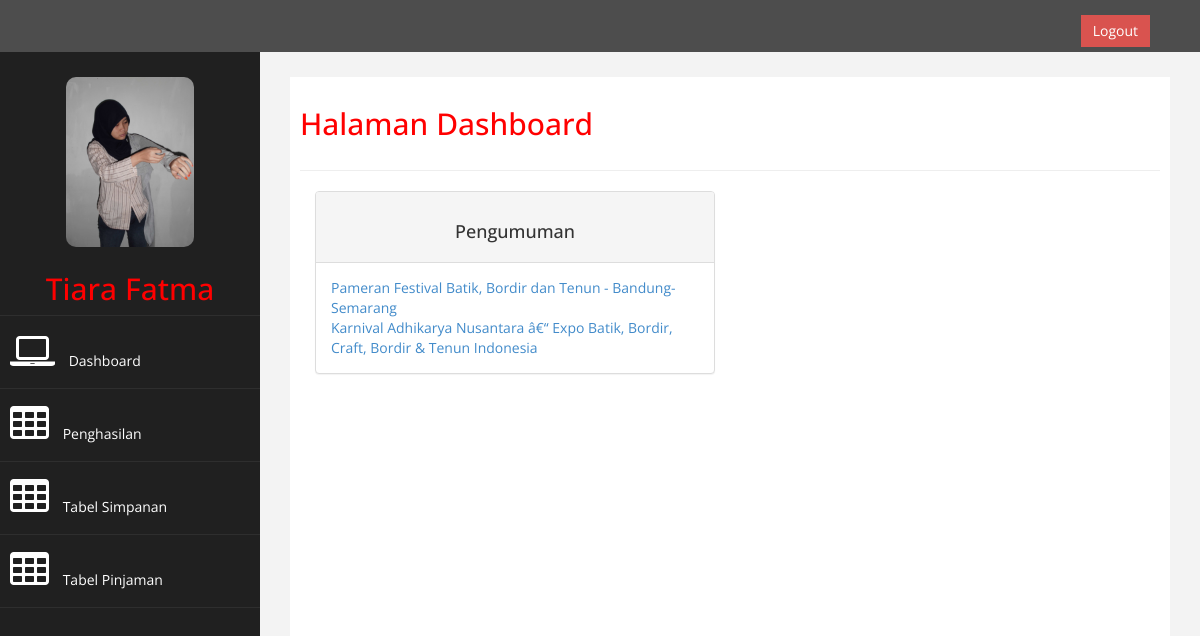
Screenshot of /admin/index.php (signed in) with the database file from the repository.
### tables this page shows
CREATE TABLE IF NOT EXISTS `addanggota` (
  `id` int(11) NOT NULL AUTO_INCREMENT,
  `nama` varchar(30) NOT NULL,
  `tempat` varchar(20) NOT NULL,
  `tanggal` date NOT NULL,
  `alamat` varchar(254) NOT NULL,
  `telepon` varchar(15) NOT NULL,
  `email` varchar(50) NOT NULL,
  `kdpos` int(5) NOT NULL,
  `agama` varchar(10) NOT NULL,
  `sex` varchar(15) NOT NULL,
  `foto` text NOT NULL,
  `username` varchar(50) NOT NULL,
  `password` varchar(254) NOT NULL,
  `status` varchar(50) NOT NULL,
  `idKop` varchar(8) NOT NULL,
  PRIMARY KEY (`id`)
);

CREATE TABLE IF NOT EXISTS `pengumuman` (
  `id` int(11) NOT NULL AUTO_INCREMENT,
  `judul` varchar(100) NOT NULL,
  `isi` text NOT NULL,
  `author` varchar(100) NOT NULL,
  `date` date NOT NULL,
  PRIMARY KEY (`id`)
);

### lib/connection.php (called while the page is built)
<?php
class Connection {
	function __construct (){
		$host='localhost';
		$data='gkbi_db';
		$user='root';
		$pass='';
		try{
			$this->DBH = new PDO ("mysql:dbname=$data; host=$host;",$user, $pass);
		}catch(PDOException $e){
			echo $e->getMessage();
		}
	}
}
?>

### lib/function.php (called while the page is built, shortened)
<?php
include "connection.php";
	class fungsiku extends Connection {
		function getData($id){
			$stmt = $this->DBH->prepare('select * from addAnggota where id=?');
			$stmt->execute(array($id));
			return $stmt->fetch();
		}
		function TampilPengumuman(){
			$stmt = $this->DBH->query('select * from pengumuman');
			return $stmt;
		}
	}
	    $con = new fungsiku();
?>

### admin/home.php (the view, shortened to what this page needs)
<?php
   require_once "../lib/function.php";
   if(!isset($_GET['h'])){
       $res=$con->TampilPengumuman();
   }else{
       $page=$_GET['h'];
       $res=$con->TampilPengumuman();
   }
?>
       <div id="page-wrapper" >
           <div id="page-inner">
               <div class="row">
                   <div class="col-md-12">
                    <h2>Halaman Dashboard</h2>
                   </div>
               </div>
                 <hr />
                   <div class="col-md-6">
                       <div class="panel panel-default">
                           <div class="panel-heading">
                               <center><h4>Pengumuman</h4></center>
                           </div>
                           <div class="panel-body">
                           <?php foreach ($res as $data) { ?>
                                   <a href="index.php?p=detailPengumuman&id=<?php echo $data['id'] ?>" >
                                   <?php echo $data['judul']; ?>
                                   </a>
                               <br />
                               <?php }?>
                           </div>
                       </div>
                   </div>
           </div>
       </div>

### admin/inc/mainMenu.php (shortened to what this page needs)
<?php
    require_once "../lib/function.php";
    $id=$_COOKIE['id'];
    $data=$con->getData($id);
?>
          <nav class="navbar-default navbar-side" role="navigation">
            <div class="sidebar-collapse">
                <ul class="nav" id="main-menu">
					<li class="text-center">
						<img src="inc/photo/<?php echo $data['foto']; ?>" class="user-image img-responsive"/>
						<?php echo "<h2>$_COOKIE[nama]</h2>"; ?>
					</li>
					<?php if ($_COOKIE['status']=='Super Admin'){ ?>
                    <li>
                        <a href="index.php?p=home"><i class="fa fa-laptop fa-3x"></i> Dashboard</a>
                    </li>
                    <li>
                        <a href="index.php?p=pengumuman"><i class="fa fa-warning fa-3x"></i> Pengumuman</a>
                    </li>
                    <li>
                        <a href="index.php?p=addProduk"><i class="fa fa-cloud fa-3x"></i> Produk</a>
                    </li>
					<li>
							<a href="#"><i class="fa fa-sitemap fa-3x"></i> Data Admin<span class="fa arrow"></span></a>
                                <ul class="nav nav-third-level">
                                    <li>
                                        <a href="index.php?p=addAdmin">Tambah Admin</a>
                                    </li>
                                    <li>
                                        <a href="index.php?p=tAdmin">Table Admin</a>
                                    </li>
                                </ul>
                            </li>
                            <li>
                                <a href="#"><i class="fa fa-sitemap fa-3x"></i> Data Koperasi<span class="fa arrow"></span></a>
                                <ul class="nav nav-third-level">
                                    <li>
                                        <a href="index.php?p=addKoperasi">Tambah Koperasi</a>
                                    </li>
                                    <li>
                                        <a href="index.php?p=tKoperasi">Daftar Koperasi</a>
                                    </li>
                                </ul>
                            </li>
                    <?php
                        }else if ($_COOKIE['status']=='Anggota'){
                     ?>
                    <li>
                        <a href="index.php?p=home"><i class="fa fa-laptop fa-3x"></i> Dashboard</a>
                    </li>
                    <li>
                        <a href="index.php?p=penghasilan"><i class="fa fa-table fa-3x"></i> Penghasilan</a>
                    </li>
                    <li>
                        <a href="index.php?p=simpananAnggota"><i class="fa fa-table fa-3x"></i> Tabel Simpanan</a>
                    </li>
                    <li>
                        <a href="index.php?p=tPinjaman"><i class="fa fa-table fa-3x"></i> Tabel Pinjaman</a>
                    </li>
                    <?php
                        }
                    ?>
                </ul>
            </div>
        </nav>

### admin/assets/css/custom.css (style rules this page uses)
body { font-family: 'Open Sans', sans-serif; }
#page-wrapper { padding: 15px 15px; min-height: 600px; background:#F3F3F3; }
#page-inner { width:100%; margin:10px 20px 10px 0px; background-color:#fff!important; padding:10px; min-height:1200px; }
.text-center { text-align:center; }
h2 { color: #f00; }
h4 { padding-top:10px; }
.user-image { margin: 25px auto; -webkit-border-radius: 10px; -moz-border-radius: 10px; border-radius: 10px; max-height:170px; max-width:170px; }
.sidebar-collapse , .sidebar-collapse .nav { background:none; }
.sidebar-collapse .nav { padding:0; }
.sidebar-collapse .nav > li > a { color:#fff; background:#202020; text-shadow:none; }
.sidebar-collapse > .nav > li > a { padding:15px 10px; }
.sidebar-collapse > .nav > li { border-bottom: 1px solid rgba(107, 108, 109, 0.19); }
.navbar-side { border:none; background-color: #202020; }
.navbar-default { border:0px solid black; }
.nav > li > a > i { margin-right:10px; }
@media (min-width:768px) { #page-wrapper { margin: 0 0 0 260px; padding: 15px 30px; min-height: 1200px; } }
@media (min-width:768px) { .navbar-side { z-index: 1; position: absolute; width: 260px; } }

### rows the page displays
addanggota: foto (picture)
pengumuman: judul "Pameran Festival Batik, Bordir dan Tenun - Bandung-Semarang"
pengumuman: judul "Karnival Adhikarya Nusantara â€“ Expo Batik, Bordir, Craft, Bordir & Tenun Indonesia"

### other values shown
$_COOKIE[nama] "Tiara Fatma"
